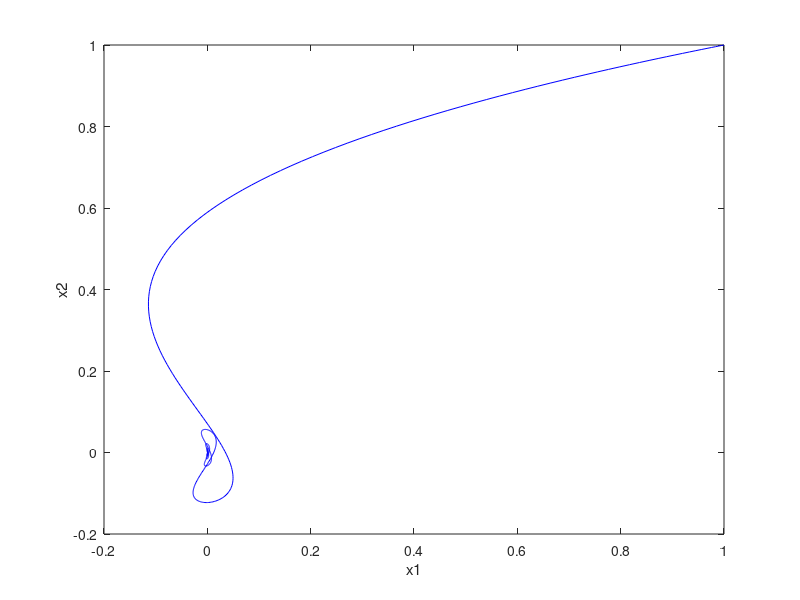
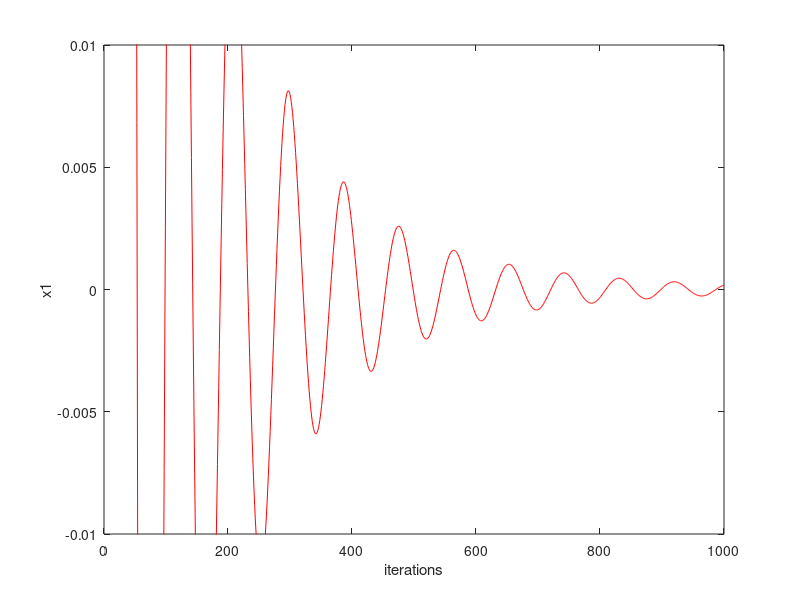

These figures' MATLAB source, in order:
clear 
clc
A = [0.02 0;0 0.005];
x0 = [1,1]';
b = [0 0]';
K = 1000;
xk = x0;
xk_1 = x0;
yk = x0;
error = zeros(K-1,1);
L =  max(eig(A));
t1 = 1;
x1 = zeros(K, 1);
x2 = zeros(K, 1);
time = zeros(K, 1);
s = 0.005;

for i = 1: K
    xk = yk - s * L^-1 * (A * yk + b) ;
    t2 = (1 + sqrt(1 + 4 * t1^2)) / 2 ;
    yk1 = xk + (t1 - 1) * t2^-1 * (xk - xk_1);
    x1(i) = xk_1(1);
    x2(i) = xk_1(2);
    error(i) = 0.02 * (xk_1(1)^2) + 0.005 * (xk_1(2)^2);
    time(i) = t1;    
    xk_1 = xk;
    yk = yk1;
    t1 = t2;
end

figure(1)
plot(x1,x2,'color','blue')
xlabel('x1')
ylabel('x2')

iteration = linspace(1,K,K);
figure(2)
plot(iteration,x1,'color','red')
axis([0 K -0.01 0.01])
xlabel('iterations')
ylabel('x1')